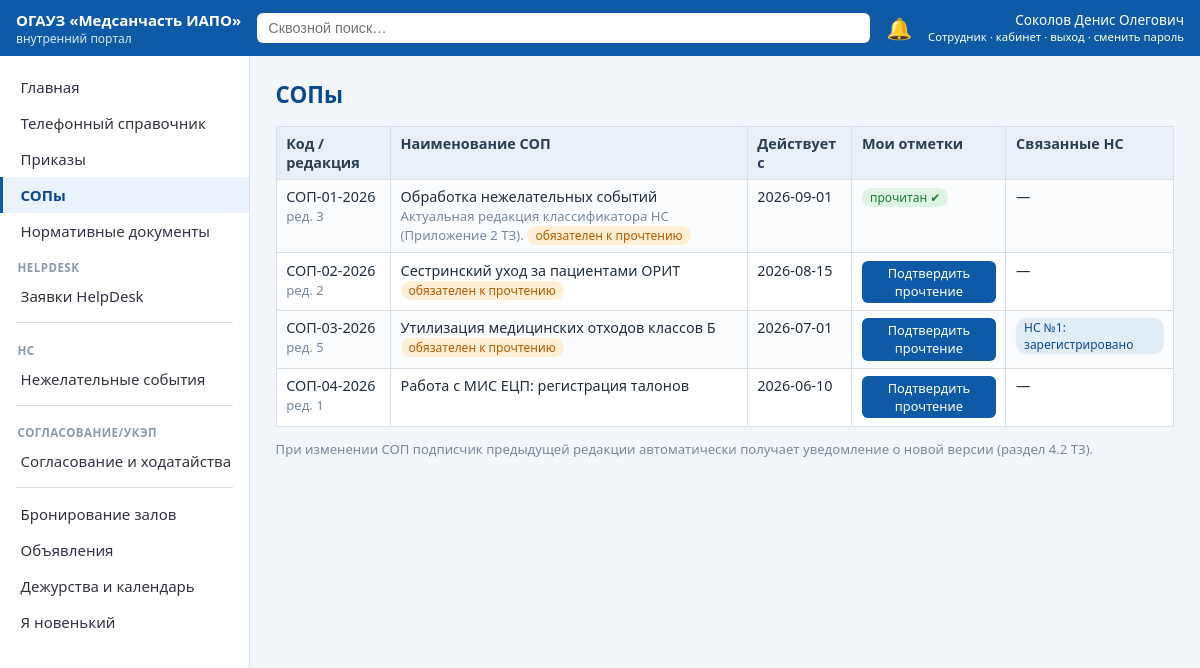
The page /sops (signed in) on the database its author committed.
### tables this page shows
CREATE TABLE users(
  id INTEGER PRIMARY KEY, fio TEXT, dept_id INTEGER REFERENCES departments(id),
  position TEXT, email TEXT, role_key TEXT REFERENCES roles(key),
  username TEXT UNIQUE, pw_hash TEXT, salt TEXT, must_change_pw INTEGER DEFAULT 0,
  active INTEGER DEFAULT 1, birth_month_day TEXT);

CREATE TABLE sop(id INTEGER PRIMARY KEY, code TEXT, title TEXT, version TEXT,
  effective_date TEXT, mandatory_read INTEGER DEFAULT 1, body TEXT);

CREATE TABLE ns_event(
  id INTEGER PRIMARY KEY, event_date TEXT, dept_id INTEGER REFERENCES departments(id),
  character TEXT, description TEXT, persons TEXT, sop_id INTEGER REFERENCES sop(id),
  author_id INTEGER REFERENCES users(id), responsible_id INTEGER REFERENCES users(id),
  due_date TEXT, conclusion TEXT, measures TEXT,
  status TEXT DEFAULT 'registered', created_at TEXT, linked_ticket_id INTEGER);

### app.py (the view)
@app.get("/sops", response_class=HTMLResponse)
def sops(request: Request):
    u = current_user(request)
    if not u:
        return RedirectResponse("/login", status_code=302)
    con = get_db()
    rows = con.execute("SELECT * FROM sop ORDER BY effective_date DESC").fetchall()
    read_ids = {r["doc_id"] for r in con.execute("SELECT doc_id FROM read_log WHERE doc_kind='sop' AND user_id=?", (u["id"],)).fetchall()}
    linked_ns = {}
    for r in rows:
        linked_ns[r["id"]] = con.execute("SELECT id,description,status FROM ns_event WHERE sop_id=?", (r["id"],)).fetchall()
    con.close()
    return ctx(request, rows=rows, read_ids=read_ids, linked_ns=linked_ns, template="sops.html", section="СОПы",
               statuses={"registered": "зарегистрировано", "processing": "в отработке",
                         "analyzed": "проанализировано", "closed": "закрыто"})

### templates/sops.html
{% extends "base.html" %}
{% block body %}
<table><tr><th>Код / редакция</th><th>Наименование СОП</th><th>Действует с</th><th>Мои отметки</th><th>Связанные НС</th></tr>
{% for s in rows %}
<tr><td>{{ s['code'] }}<br><span class="muted">ред. {{ s['version'] }}</span></td>
<td>{{ s['title'] }}{% if s['body'] %}<br><span class="muted">{{ s['body'] }}</span>{% endif %}
{% if s['mandatory_read'] %} <span class="tag orange">обязателен к прочтению</span>{% endif %}</td>
<td>{{ s['effective_date'] }}</td>
<td>{% if s['id'] in read_ids %}<span class="tag green">прочитан ✔</span>{% else %}
<form method="post" action="/sops/{{ s['id'] }}/read"><button class="btn sm">Подтвердить прочтение</button></form>{% endif %}</td>
<td>{% for ns in linked_ns[s['id']] %}<span class="tag">НС №{{ ns['id'] }}: {{ statuses.get(ns['status'],'') or ns['status'] }}</span> {% else %}—{% endfor %}</td></tr>
{% endfor %}</table>
<p class="muted">При изменении СОП подписчик предыдущей редакции автоматически получает уведомление о новой версии (раздел 4.2 ТЗ).</p>
{% endblock %}

### templates/base.html (shortened to what this page needs)
<!doctype html>
<html lang="ru">
<head>
<link rel="stylesheet" href="/static/style.css">
</head>
<body>
{% if user %}
<header class="topbar">
  <div class="brand"><a href="/" style="color:#fff;text-decoration:none">ОГАУЗ «Медсанчасть&nbsp;ИАПО»</a> <span>внутренний портал</span></div>
  <form action="/search" method="get" class="searchbox">
    <input name="q" placeholder="Сквозной поиск…" value="{{ q or '' }}">
  </form>
  <a class="bell" href="/notifications" title="Уведомления">🔔{% if unread %}<span class="badge">{{ unread }}</span>{% endif %}</a>
  <div class="who">{{ user['fio'] }}<br><small>{{ role_names.get(user['role_key'], user['role_key']) }} · <a href="/dashboard">кабинет</a> · <a href="/logout">выход</a> · <a href="/change-password">сменить пароль</a></small></div>
</header>
<div class="layout">
  <nav class="side" id="side">
    {% set rv = role_vis.get(user['role_key'], []) %}
    {% set ns_ = namespace(group="") %}
    {% for need_role, title, url in menu %}
      {% set allowed = (need_role == "") or ('*' in rv) or (need_role in rv) %}
      {% if allowed %}
        {% if need_role != ns_.group %}
          {% if ns_.group %}<div class="navsep"></div>{% endif %}
          {% set ns_.group = need_role %}
          {% if need_role %}<div class="navgroup">{{ need_role }}</div>{% endif %}
        {% endif %}
        <a href="{{ url }}" class="{{ 'active' if request.url.path == url }}">{{ title }}</a>
      {% endif %}
    {% endfor %}
  </nav>
  <main class="content">
    <h1>{{ section }}</h1>
    {% block body %}{% endblock %}
  </main>
</div>
{% else %}
<main style="padding:2rem">{% block anon %}{% endblock %}</main>
{% endif %}
</body>
</html>

### static/style.css (style rules this page uses)
:root { --c1:#0e5aa7;--c2:#0b4a8a;--bg:#f2f5f9;--line:#d7dfe8;--ok:#1a7f37;--warn:#b35c00;--err:#c0392b }
* { box-sizing:border-box }
body { margin:0;font-family:'Segoe UI',Roboto,Arial,sans-serif;background:var(--bg);color:#22303e;font-size:15px }
a { color:var(--c1);text-decoration:none }
.topbar { display:flex;align-items:center;gap:1rem;background:var(--c1);color:#fff;padding:.6rem 1rem;position:sticky;top:0;z-index:10 }
.topbar a { color:#ffd }
.brand { font-weight:600 }
.brand span { display:block;font-weight:400;font-size:.75rem;opacity:.85 }
.searchbox { flex:1;display:flex }
.searchbox input { width:100%;padding:.45rem .7rem;border-radius:6px;border:0;font-size:.9rem }
.bell { position:relative;font-size:1.3rem;text-decoration:none }
.who { font-size:.85rem;text-align:right;line-height:1.2 }
.layout { display:flex;min-height:calc(100vh - 60px) }
.side { width:250px;background:#fff;border-right:1px solid var(--line);padding:.8rem 0;flex-shrink:0 }
.side a { display:block;padding:.5rem 1.1rem;color:#334;border-left:3px solid transparent }
.side a.active { border-left-color:var(--c1);background:#eaf2fb;color:var(--c2);font-weight:600 }
.content { flex:1;padding:1.2rem 1.6rem;max-width:1200px }
h1 { margin:.2rem 0 1rem;font-size:1.4rem;color:var(--c2) }
table { border-collapse:collapse;width:100%;background:#fff;font-size:.9rem }
th,td { border:1px solid var(--line);padding:.45rem .6rem;text-align:left;vertical-align:top }
th { background:#e8eff7;color:#2c3e50 }
tr:nth-child(even) td { background:#fafcfe }
.tag { display:inline-block;padding:1px 8px;border-radius:10px;font-size:.75rem;background:#e2ecf7;color:var(--c2) }
.tag.green { background:#dff3e4;color:var(--ok) }
.tag.orange { background:#ffeed6;color:var(--warn) }
button,.btn { background:var(--c1);color:#fff;border:0;border-radius:6px;padding:.5rem .9rem;font:inherit;cursor:pointer }
.btn.sm { padding:.2rem .5rem;font-size:.8rem }
.muted { color:#78899a;font-size:.82rem }
.navgroup { padding:.7rem 1.1rem .2rem;font-size:.72rem;text-transform:uppercase;letter-spacing:.04em;color:#8a99ab;font-weight:600 }
.navsep { border-top:1px solid var(--line);margin:.5rem 1rem }
table form { display:inline }

### rows shown on the page
users: fio "Соколов Денис Олегович", get "Сотрудник"
sop: code "СОП-01-2026", version "3", title "Обработка нежелательных событий", body "Актуальная редакция классификатора НС (Приложение 2 ТЗ).", mandatory_read "обязателен к прочтению", effective_date "2026-09-01", shows "прочитан ✔"
sop: code "СОП-02-2026", version "2", title "Сестринский уход за пациентами ОРИТ", mandatory_read "обязателен к прочтению", effective_date "2026-08-15"
sop: code "СОП-03-2026", version "5", title "Утилизация медицинских отходов классов Б", mandatory_read "обязателен к прочтению", effective_date "2026-07-01"
ns_event: id "1", status "зарегистрировано"
sop: code "СОП-04-2026", version "1", title "Работа с МИС ЕЦП: регистрация талонов", effective_date "2026-06-10"

### other values the page prints
{{ title }} "Главная" "Телефонный справочник" "Приказы" "СОПы" "Нормативные документы" "Заявки HelpDesk" "Нежелательные события" "Согласование и ходатайства" "Бронирование залов" "Объявления" "Дежурства и календарь" "Я новенький"
{{ need_role }} "HELPDESK" "НС" "СОГЛАСОВАНИЕ/УКЭП"
{{ section }} "СОПы"
